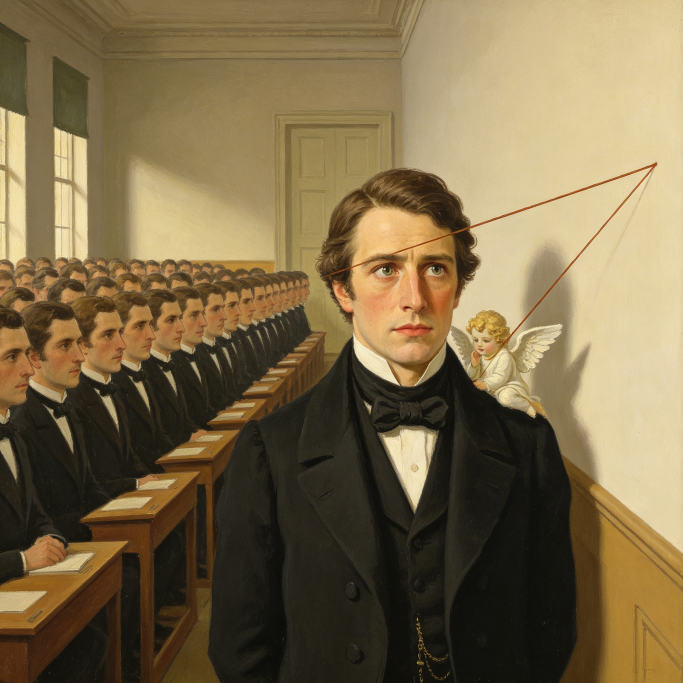
#> input picture ArtArchive 藝術典藏圖庫/01_OriginalRaw/A_油畫/ART00001-油畫-AI生成-從眾壓力-2026.jpg, 2048 x 2048 px (shown at 1/3 size); its folder holds only this picture in this run
$ python make_webp.py
#> lines starting #> are read from the running program, lines starting #| are printed output that depends on the picture
#!/usr/bin/env python3
# -*- coding: utf-8 -*-
"""
make_webp.py — ArtArchive 生成 WebP 預覽與縮圖
============================================
職責：
  從 01_OriginalRaw 原始母檔批次產生：
    - 02_WebPreview：WebP 預覽圖（網站用，寬邊上限 1600、品質 80）
    - 03_Thumbnail：小縮圖（寬邊上限 320、品質 75）
  檔名沿用原檔名（含 art_id），確保與 art_archive.csv 一一對應。
  僅處理標準檔名 ARTxxxxx-分類-作者-標題-年代.ext 的圖檔。

依賴：Pillow（python -m pip install -r requirements.txt）

用法：
    python make_webp.py                          # 用預設 ArtArchive 根目錄
    python make_webp.py --archive-root ".." --preview-width 1600 --thumb-width 320
    python make_webp.py --dry-run                # 只列出將產生的檔案
"""
import argparse
import os
import re
import sys

from PIL import Image, ImageOps

ORIGINAL_DIR = "01_OriginalRaw"
WEBP_DIR = "02_WebPreview"
THUMB_DIR = "03_Thumbnail"

IMAGE_EXTS = {".jpg", ".jpeg", ".png", ".webp", ".tif", ".tiff", ".bmp"}
FILENAME_RE = re.compile(
    r"^(ART\d+)-(.+)\.(?P<ext>[^.]+)$", re.IGNORECASE)


def resolve_category_dir(category: str) -> str:
    """把分類對應到子資料夾（A_油畫 / B_雕塑 / C_水墨）。"""
    table = {
        "油畫": "A_油畫", "雕塑": "B_雕塑", "水墨": "C_水墨",
        "A_油畫": "A_油畫", "B_雕塑": "B_雕塑", "C_水墨": "C_水墨",
    }
    return table.get(category, "A_油畫" if category == "油畫" else category)


def open_auto_orient(path: str) -> Image.Image:
    """開圖並依 EXIF 自動旋正。"""
    img = Image.open(path)
    img = ImageOps.exif_transpose(img)
    if img.mode in ("RGBA", "LA", "P"):
        img = img.convert("RGB")
    return img


def save_webp(img: Image.Image, out_path: str, quality: int):
    img.save(out_path, "WEBP", quality=quality, method=6)


def main():
    ap = argparse.ArgumentParser(description="生成 WebP 預覽與縮圖")
    ap.add_argument("--archive-root", default=None,
                    help="ArtArchive 根目錄（預設：本腳本上層資料夾）")
    ap.add_argument("--preview-width", type=int, default=1600, help="預覽圖寬邊上限（預設 1600）")
    ap.add_argument("--preview-quality", type=int, default=80, help="預覽品質（預設 80）")
    ap.add_argument("--thumb-width", type=int, default=320, help="縮圖寬邊上限（預設 320）")
    ap.add_argument("--thumb-quality", type=int, default=75, help="縮圖品質（預設 75）")
    ap.add_argument("--dry-run", action="store_true", help="只列出計畫")
    ap.add_argument("--source-dir", default=None,
                    help="指定原始檔資料夾（預設 01_OriginalRaw 全部分類）")
    args = ap.parse_args()

    if args.archive_root is None:
        args.archive_root = os.path.dirname(os.path.dirname(os.path.abspath(__file__)))
    root = os.path.abspath(args.archive_root)

    if args.source_dir:
        search_root = os.path.abspath(args.source_dir)
    else:
        search_root = os.path.join(root, ORIGINAL_DIR)
    if not os.path.isdir(search_root):
        sys.exit(f"錯誤：找不到原始檔資料夾 {search_root}")

    originals = []
    for dirpath, _d, files in os.walk(search_root):
        for fn in sorted(files):
            if os.path.splitext(fn)[1].lower() in IMAGE_EXTS:
                originals.append(os.path.join(dirpath, fn))
    if not originals:
        sys.exit("錯誤：來源資料夾內沒有任何圖檔")

    made = skipped = 0
    for src in originals:
        base = os.path.basename(src)
        m = FILENAME_RE.match(base)
        if not m:
            skipped += 1
            print(f"略過（非標準檔名）：{src}")
            continue
        stem = m.group(1) + "-" + m.group(2)          # ART00001-油畫-莫內-睡蓮-1916
        category = m.group(2).split("-")[0]           # 取分類段
        out_dir = os.path.join(root, WEBP_DIR, resolve_category_dir(category))
        thumb_dir = os.path.join(root, THUMB_DIR, resolve_category_dir(category))
        os.makedirs(out_dir, exist_ok=True)
        os.makedirs(thumb_dir, exist_ok=True)

        webp_out = os.path.join(out_dir, stem + ".webp")
        thumb_out = os.path.join(thumb_dir, stem + ".webp")

        if args.dry_run:
            print(f"  將產生：{os.path.relpath(webp_out, root)} / {os.path.relpath(thumb_out, root)}")
            made += 1
            continue

        try:
            img = open_auto_orient(src)
#> in open_auto_orient, img is the input picture: PIL image 2048x2048 RGB; mean R, G, B 125.1, 107.3, 73.9
            ratio = args.preview_width / max(img.size)
#> ratio = 0.781
            if ratio < 1:
                img_preview = img.resize((round(img.width * ratio), round(img.height * ratio)), Image.LANCZOS)
            else:
                img_preview = img
            save_webp(img_preview, webp_out, args.preview_quality)

            tr = args.thumb_width / max(img.size)
#> tr = 0.156
            img_thumb = img.resize((round(img.width * tr), round(img.height * tr)), Image.LANCZOS) if tr < 1 else img
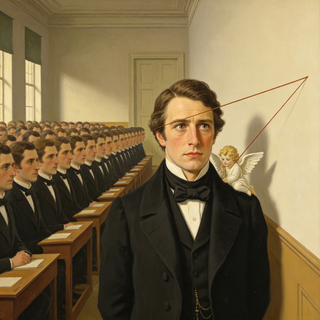
#> img_thumb: PIL image 320x320 RGB; mean R, G, B 125.1, 107.3, 73.9
            save_webp(img_thumb, thumb_out, args.thumb_quality)
            made += 1
        except Exception as e:
            print(f"失敗：{src} → {e}")
            continue

    print(f"完成：生成 {made} 組，略過 {skipped} 個非標準檔名。")


if __name__ == "__main__":
    main()
